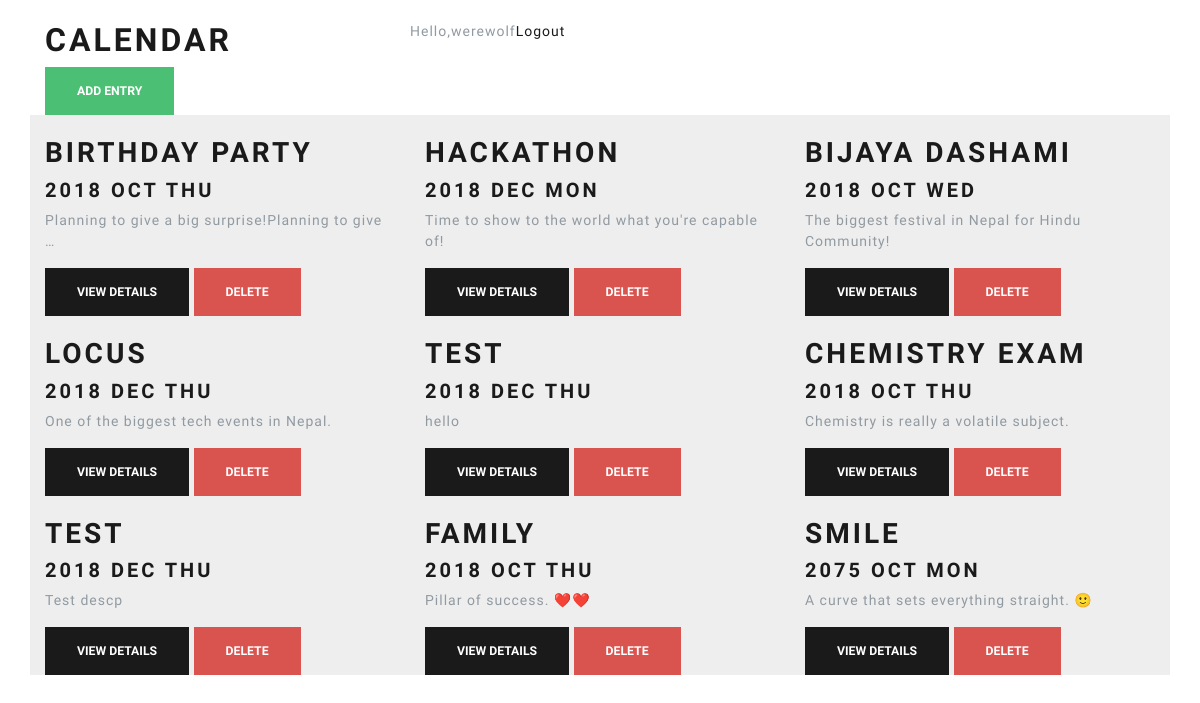
The page /calendar (signed in) on the database as committed earlier.
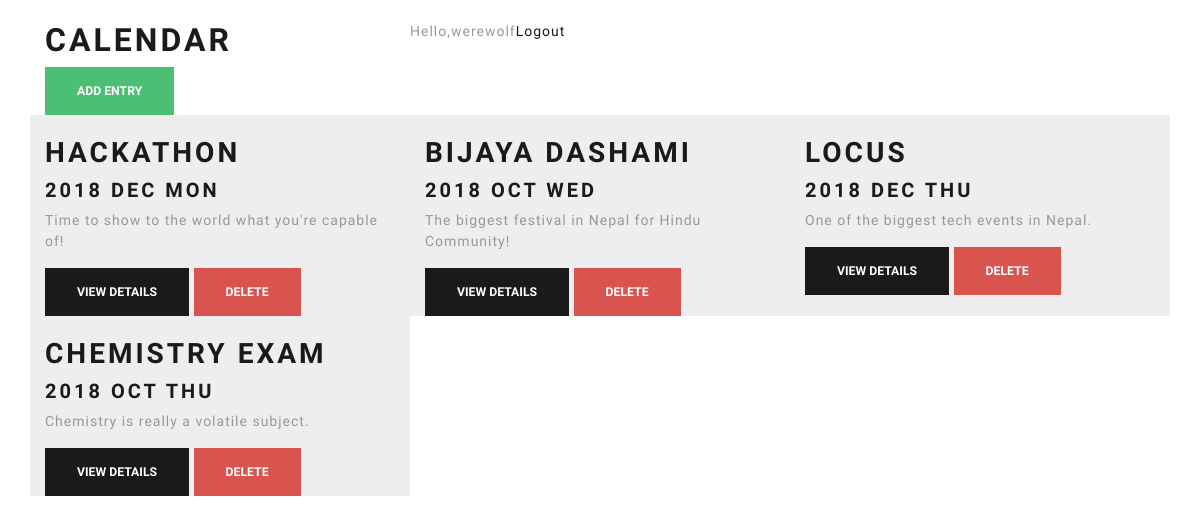
The same page on the database as committed later.
### myapp/models.py (models this page shows, shortened)
class Entry(models.Model):
    name=models.CharField(max_length=100)
    author=models.ForeignKey(User,on_delete=models.CASCADE)
    date=models.DateTimeField()
    description=models.TextField()
    created=models.DateTimeField(auto_now_add=True)

### myapp/views.py (the view)
# urls.py: path('calendar',views.calendar,name="calendar")
@login_required
def calendar(request):
    entries=Entry.objects.filter(author=request.user)
    return render(request,'myapp/calendar.html',{'entries':entries})

### myapp/templates/myapp/calendar.html
{%extends 'myapp/base.html' %}
{% block content %}
<div class="container">
  <br />
  <div class="row">
    <div class="col-lg-4">
      <h1>Calendar</h1>
    </div>
    {% if request.user.is_authenticated %}
      <span>Hello,{{request.user.username}}</span>
      <a href="/">Logout</a>
    {% endif %}
    <div class="col-lg-8">
      <button onclick="window.location='{%url 'add' %}'" type="button" class="btn btn-success">Add Entry</button>
    </div>
  </div>
  <div class="row">
    {% for entry in entries %}
    {% include 'myapp/_calendar_entry.html' %}
    {% endfor %}
  </div>
</div>
{% endblock %}

### myapp/templates/myapp/base.html (shortened to what this page needs)
<!DOCTYPE html>
<html lang='en'>
<head>
  {% load static %}
  <link rel="stylesheet" href="{% static 'myapp/css/bootstrap.css' %}" />
  <link rel="stylesheet" href="{% static 'myapp/css/style.css' %}" />
</head>
<body>
  {% block content %}
  {% endblock %}
</body>
</html>

### myapp/templates/myapp/_calendar_entry.html
<div class="calendar_entry col-lg-4">
  <br />
  <h2>{{ entry.name }}</h2>
  <h4>{{ entry.date |date:"Y M D"}}</h4>
  <p>
    {{entry.description | truncatechars:50 }}
  </p>
  <button onclick="window.location='{% url 'details' pk=entry.id %}'" class="btn btn-primary">View Details </button>
  <button onclick="deleteCalendarEntry(this)" class="btn btn-danger" data-id="{{entry.id}}">Delete</button>
</div>

### myapp/static/myapp/css/style.css (style rules this page uses)
.calendar_entry { background-color: #eee; }
body,html { width:100%; display:grid; }

Rows that differ between the two databases and show on the page:
removed Entry: name "BIRTHDAY PARTY", date "2018 OCT THU", description "Planning to give a big surprise!Planning to give …"
removed Entry: name "TEST", date "2018 DEC THU", description "hello"
removed Entry: name "TEST", date "2018 DEC THU", description "Test descp"
removed Entry: name "FAMILY", date "2018 OCT THU", description "Pillar of success. ❤️❤️"
removed Entry: name "SMILE", date "2075 OCT MON", description "A curve that sets everything straight. 🙂"
